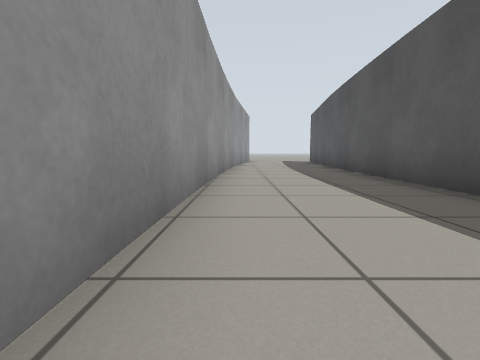
view 1 (above)

16 first-person views from a walk through a world built for the Gazebo simulator. The camera is 0.5 m above the floor, tilts 6° down and sees 85° across. The lines on the ground mark 1 m squares. The floor is counted in squares, 1 m on a side. Each view is taken from the middle of a square. On the plan, view 1 faces up. The plan holds only what a view shows up to about 9 squares ahead; the rest is blank. The place goes on beyond the plan.

view 2
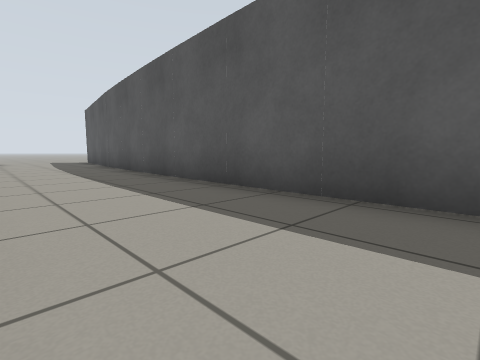

view 3
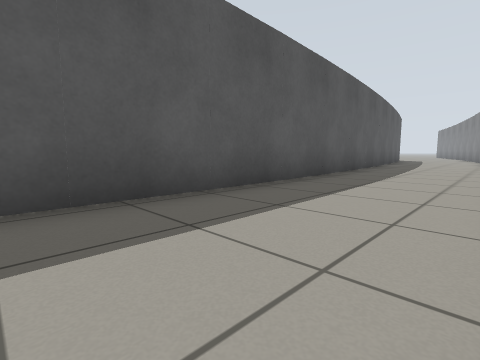

view 4
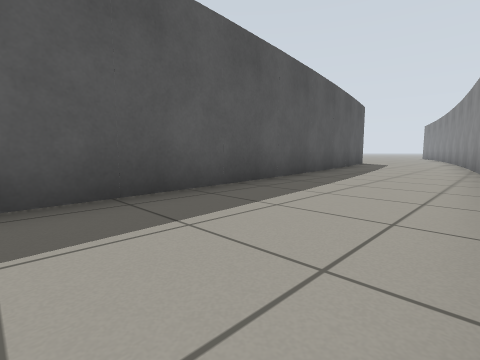

view 5
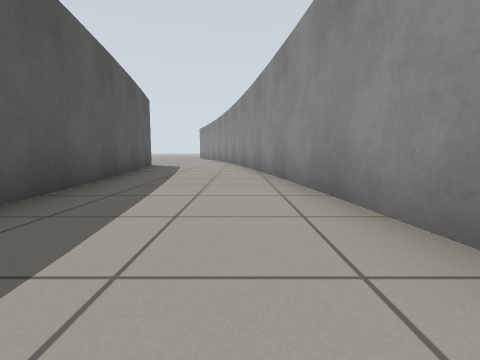

view 6
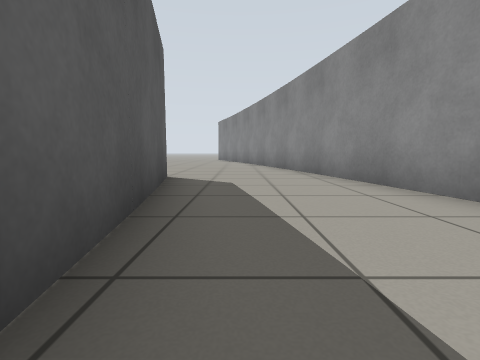

view 7
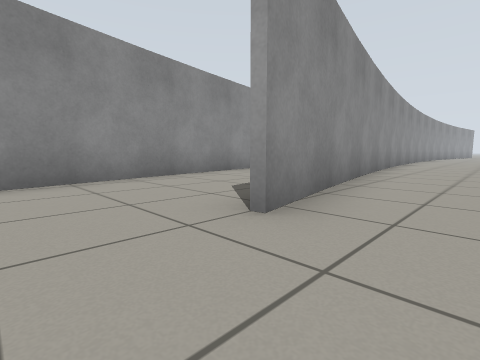

view 8
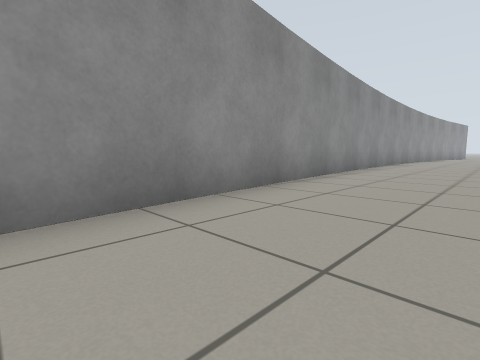

view 9
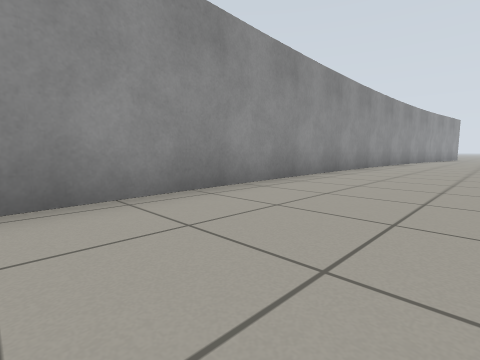

view 10
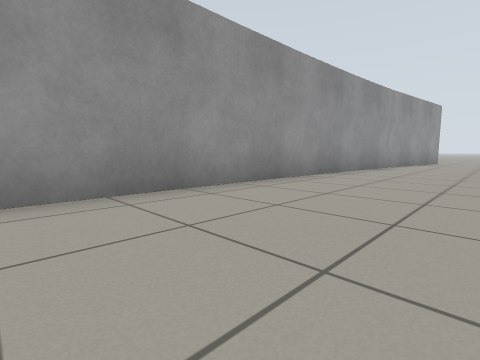

view 11
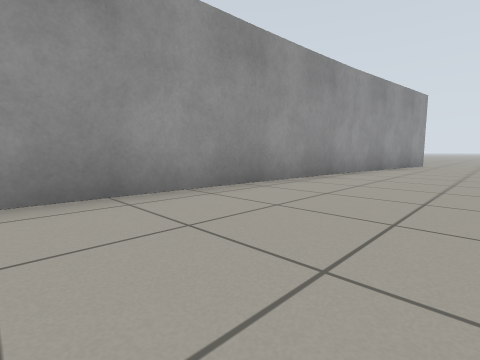

view 12
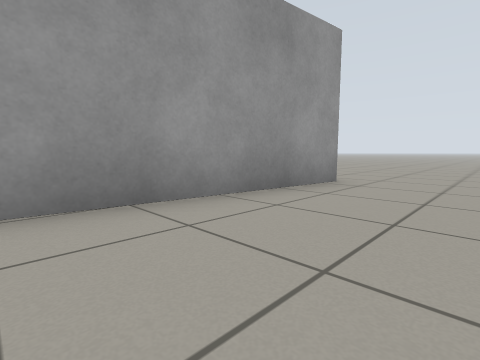

view 13
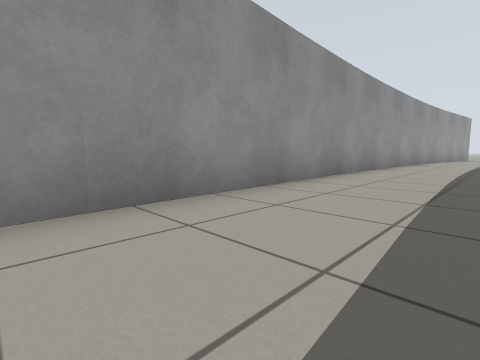

view 14
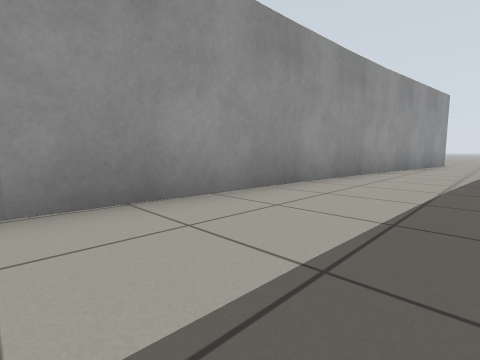

view 15
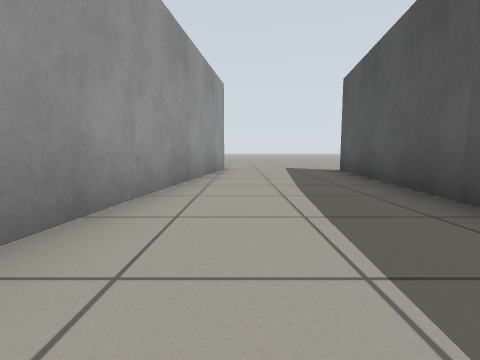

view 16
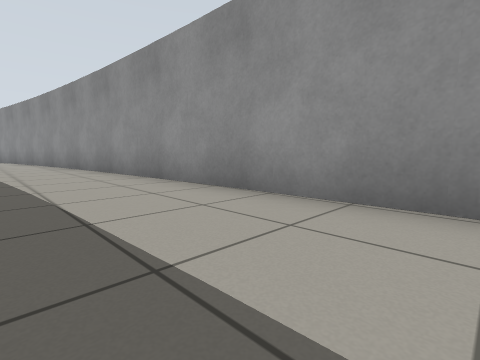

### Floor plan
Points are (right, up) in squares from view 1. A wall is a line through its corners. A room is listed if a view was taken in it or the views show most of it. See-through windows are left out.
Room 1 (views 1, 2, 3, 4, 5, 6, 7, 8, 9, 10, 11, 12, 13, 14, 15, 16)
walls: (2.8, -1.8) (3.6, -11.6); (2.8, -5.1) (2.7, 6.4); (3.1, -6.8) (2.9, -5); (-0.4, -5.3) (0.3, -12.2); (2.8, 6.2) (3.8, 14.4); (3, 6.4) (2.7, -1.8); (3.8, -11.5) (4.6, -16.4); (-0.6, 6.6) (-0.6, -5.5); (0.3, -12) (1.6, -19.6); (4.4, -16.4) (2.9, -6.7); (4, 14.5) (2.9, 6.2); (0.3, 14.6) (-0.5, 6.4)

Where each view was taken, in squares from view 1:
view 1: 0 up, 0 right, facing up
view 2: 0 up, 0 right, facing up-right
view 3: 2 up, 0 right, facing down-right
view 4: 4 down, 0 right, facing down-right
view 5: 6 down, 1 right, facing down
view 6: 11 down, 3 right, facing down
view 7: 18 down, 6 right, facing up-left
view 8: 12 down, 6 right, facing up-left
view 9: 7 down, 6 right, facing up-left
view 10: 0 up, 6 right, facing up-left
view 11: 3 up, 6 right, facing up-left
view 12: 10 up, 6 right, facing up-left
view 13: 6 down, 2 right, facing up-left
view 14: 3 up, 2 right, facing up-left
view 15: 7 up, 1 right, facing up
view 16: 0 up, 2 right, facing down-left
